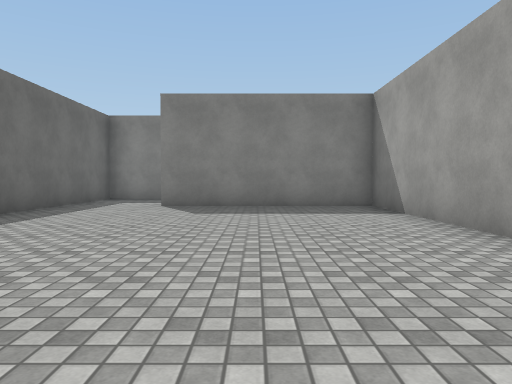
view 1 (above)

17 first-person views from a walk through a scene from a Unity 3-D project. The camera is 1.2 m above the floor, tilts 2° down and sees 70° across. The floor is counted in squares, 2 m on a side. Each view is taken from the middle of a square. On the plan, view 1 faces up. The plan holds only what a view shows up to about 10 squares ahead; the rest is blank. The place goes on beyond the plan. Surface patterns are stand-ins for the level's own textures.

view 2
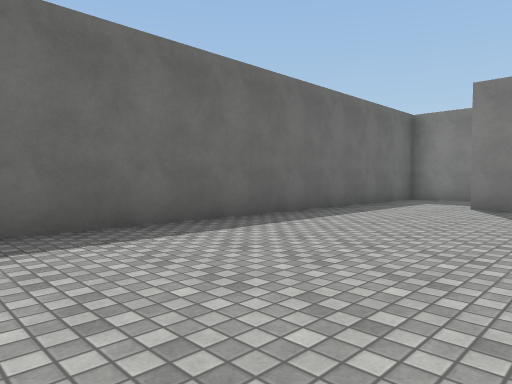

view 3
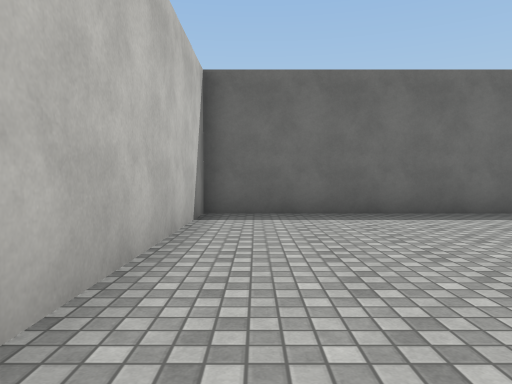

view 4
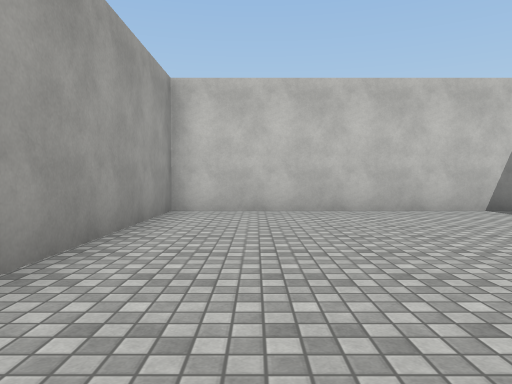

view 5
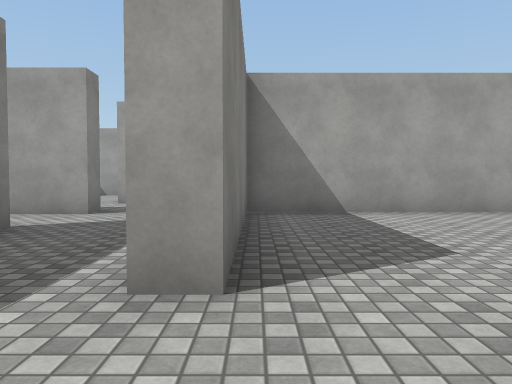

view 6
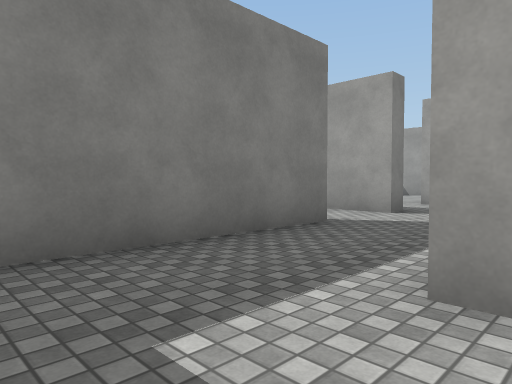

view 7
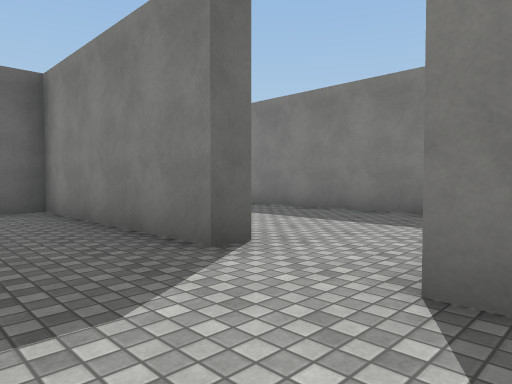

view 8
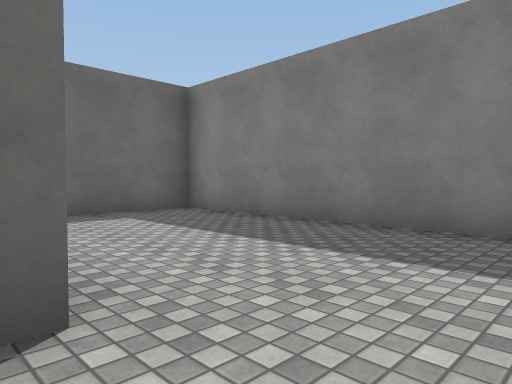

view 9
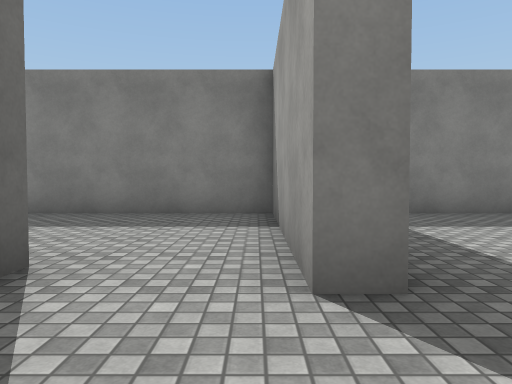

view 10
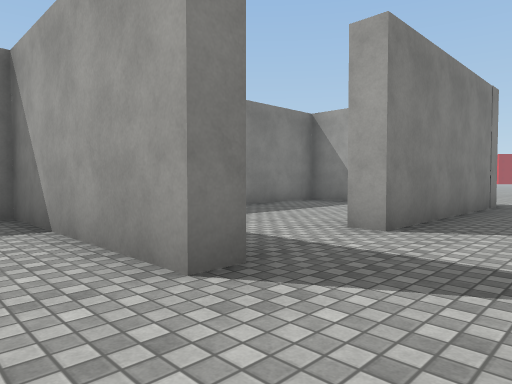

view 11
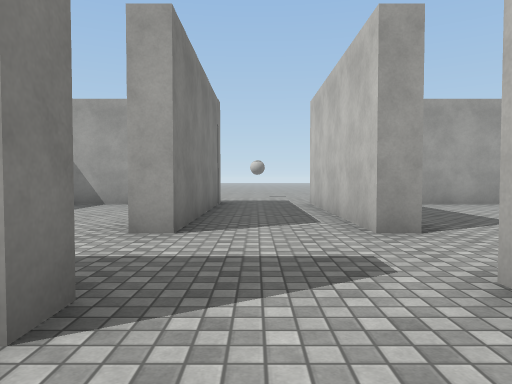

view 12
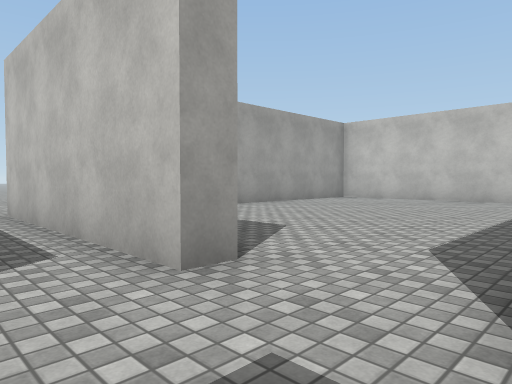

view 13
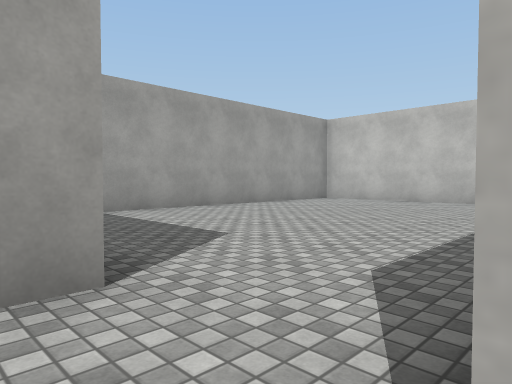

view 14
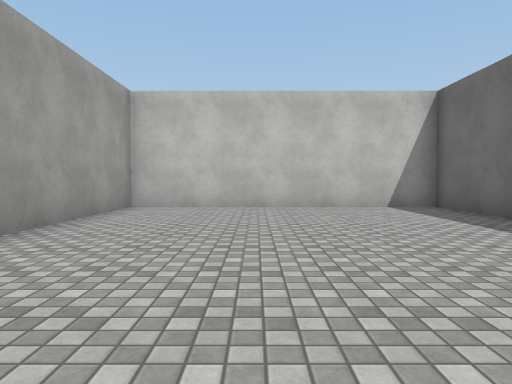

view 15
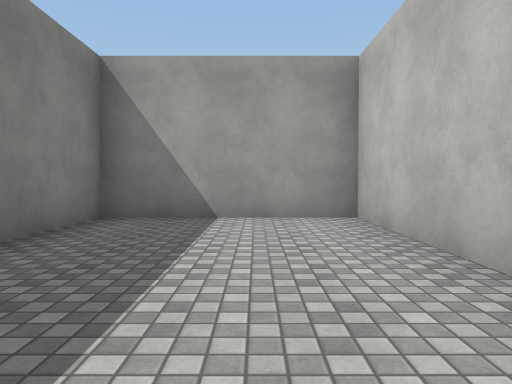

view 16
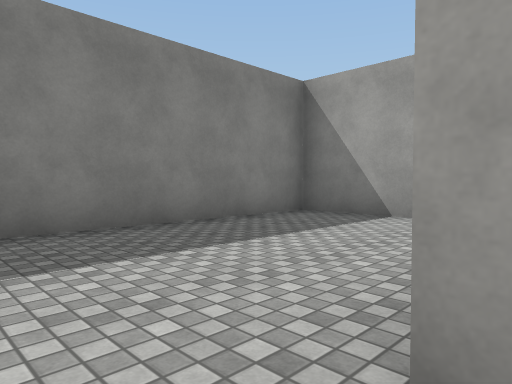

view 17
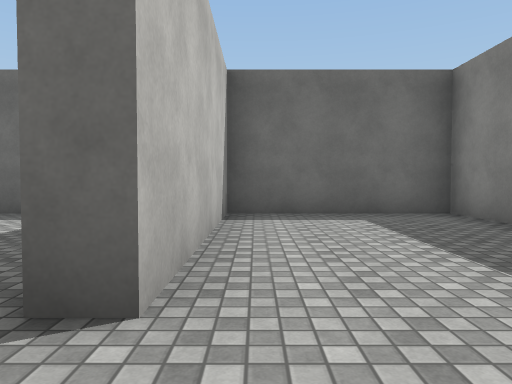

### Floor plan
Ten units are one square. View 1 is at (0, 0); x grows to the right and y downward. Boxes are objects, and circles mark ways between rooms. Rooms are numbered by the first view taken in them; rooms with no view inside come last. Other rooms are left out.
<svg viewBox="-49 -159 204 173">
<path fill="none" stroke="#000" d="M-44 -84 -44 9 26 9 26 -82 -21 -82M102 -109 50 -109 50 -115M50 -86 101 -86M29 -109 23 -109M4 -114 4 -109 -44 -109 -44 -84M-21 -82 -21 -88M31 -15 31 9 97 9 97 -62M50 -81 50 -86M62 -114 97 -114 97 -154 46 -154M23 -109 23 -154 -44 -154 -44 -114 4 -114"/>
<circle cx="-35" cy="-80" r="3" fill="#2a7"/>
<circle cx="30" cy="-95" r="3" fill="#2a7"/>
<circle cx="45" cy="-80" r="3" fill="#2a7"/>
<circle cx="45" cy="-110" r="3" fill="#2a7"/>
<circle cx="15" cy="-110" r="3" fill="#2a7"/>
<text x="-10" y="-40">1</text>
<text x="150" y="-60">2</text>
<text x="-10" y="-100">3</text>
<text x="60" y="-40">4</text>
<text x="60" y="-140">5</text>
<text x="-10" y="-130">6</text>
</svg>
Room 1 opens to room 3. Room 2 opens to room 3. Room 2 opens to room 4. Room 2 opens to room 5. Room 3 opens to room 6.

Where each view was taken, in squares from view 1:
view 1: 0 up, 0 right, facing up
view 2: 0 up, 0 right, facing up-left
view 3: 0 up, 2 right, facing left
view 4: 6 up, 1 right, facing down
view 5: 8 up, 4 left, facing right
view 6: 8 up, 4 left, facing up-right
view 7: 9 up, 3 right, facing up-left
view 8: 11 up, 2 right, facing up-left
view 9: 9 up, 2 right, facing up
view 10: 9 up, 1 right, facing up-right
view 11: 10 up, 1 right, facing right
view 12: 10 up, 3 right, facing down-right
view 13: 9 up, 3 right, facing down-right
view 14: 7 up, 7 right, facing down
view 15: 13 up, 4 right, facing right
view 16: 11 up, 4 right, facing up-right
view 17: 12 up, 2 right, facing left
